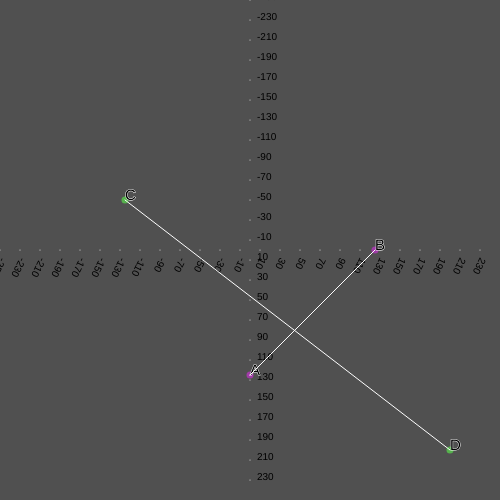
Frame 1 (no input)
Frame 60 (no input): identical to frame 1, image omitted
Frame 120 (the mouse pressed at the canvas centre since frame 60): identical to frame 1, image omitted

The p5.js sketch that drew this single still picture (run headless with seeded random() and noise() and a simulated clock; from frame 60 on, the mouse is pressed at the canvas centre):

// p5.js sketch
// ── sketch.js
// Axis drawing

function drawAxis(){
    stroke(255);
    for(var j = -height/2; j < height/2; j+= 20){
        point(0,j);
        push();
        noStroke();
        textSize(10)
        text(j,7,j)
        pop()
    }
    for(var i = -width/2; i < width/2; i+= 20){
        point(i,0);
        push();
        translate(i,7)
        rotate(90)
        noStroke();
        textSize(10);
        text(i,0,0)
        pop();

    }
}

// Lines
let L1c = {
    x1:0,
    y1:125,
    x2:125,
    y2:0,
}

let L2c = {
    x3:-125,
    y3:-50,
    x4:200,
    y4:200,
}


let L1, L2;


function setup() {
    createCanvas(500,500);
    push();
    translate(width/2, height/2);
    L1 = new Line(L1c.x1, L1c.y1, L1c.x2, L1c.y2, "A", "B");
    L2 = new Line(L2c.x3, L2c.y3, L2c.x4, L2c. y4, "C", "D");
    pop();

}


function draw() {
    background(80);
    
    push();
    translate(width/2, height/2);
    drawAxis();

    //------------
    // Draw lines
    //------------

    L1.show();
    L2.show();
    pop();
}
// ── line.js
/*---------------------------------------------
 • Class of a line
 • intput : 
    - x1 and y1 : start point coordinates
    - x2 and y2 : end point coordinates
    - startPoint and endPoint : letters of the start and end point 
 • Properties : 
    line between two points startPoint and endPoint
    each points are a vector a(x1, y1) and b(x2, y2)
---------------------------------------------*/


class Line{
    constructor(x1, y1, x2, y2, startPoint, endPoint){
        this.a = createVector(x1, y1);
        this.b = createVector(x2, y2);
        this.startPoint = startPoint;
        //if(startPoint == undefined) this.startPoint = letters[random(0, letters.length)];
        this.endPoint = endPoint; 
        this.color = {
            R:random(0,255),
            G:random(0,255),
            B:random(0,255),
            alpha:200,
        }
    }
    show(){
        push();
        stroke(255);
        strokeWeight(7);
        stroke(this.color.R, this.color.G, this.color.B, this.color.alpha)
        point(this.a.x, this.a.y);
        point(this.b.x, this.b.y);
        pop();

        // Points of the line
        push();
        textSize(15);
        text(this.startPoint, this.a.x, this.a.y);
        text(this.endPoint  , this.b.x, this.b.y);
        pop();

        // draw the line
        line(this.a.x, this.a.y, this.b.x, this.b.y);
    }
}
